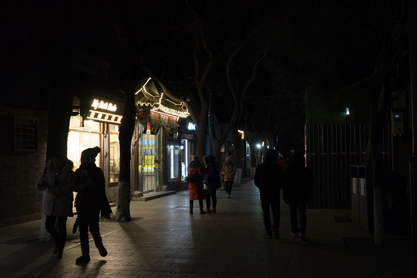
#> input picture Visión Artificial/Actividades/Actividad 1/Actividad1_Mejora_Imagen/data/raw/1033.png, 417 x 278 px, shrunk from 1080 x 720 before the run
$ python 07_averaging_noise.py
#> lines starting #> are read from the running program, lines starting #| are printed output that depends on the picture
### Visión Artificial/Actividades/Actividad 1/Actividad1_Mejora_Imagen/src/utils.py
"""
utils.py — Funciones reutilizables para el laboratorio de mejora de imagen.

Centraliza:
  - Lectura/escritura de imágenes (con soporte para rutas con tildes en Windows)
  - Conversión a escala de grises
  - Transformaciones de intensidad (negativo, log, gamma, a trozos)
  - Igualación de histograma (implementación manual desde la fórmula)
  - Métricas de contraste y calidad
  - Helpers de visualización (histogramas)
  - Procesamiento en color (estrategia RGB canal por canal y estrategia HSV)

Las implementaciones priorizan claridad y fidelidad a las fórmulas del Tema 6
sobre eficiencia. Todas las transformaciones operan sobre arreglos numpy en
escala de grises, con valores en el rango [0, 255] y tipo uint8 a la salida.
"""

from pathlib import Path
import numpy as np
import cv2
import matplotlib.pyplot as plt


# =============================================================================
# RUTAS DEL PROYECTO
# =============================================================================

# Raíz del proyecto: dos niveles arriba de este archivo (src/utils.py)
PROJECT_ROOT = Path(__file__).resolve().parent.parent
DATA_RAW     = PROJECT_ROOT / "data" / "raw"
OUT_FIGS     = PROJECT_ROOT / "outputs" / "figures"
OUT_TABLES   = PROJECT_ROOT / "outputs" / "tables"

# Asegurar que los directorios de salida existan
OUT_FIGS.mkdir(parents=True, exist_ok=True)
OUT_TABLES.mkdir(parents=True, exist_ok=True)

# Las 4 imágenes seleccionadas del dataset Dark Face
IMAGENES           = ["1013.png", "1033.png", "1045.png", "1088.png"]
IMAGEN_PROTAGONISTA = "1033.png"
IMAGEN_COLOR        = "1088.png"   # única imagen trabajada en color


# =============================================================================
# E/S DE IMÁGENES  —  usa imdecode para soportar rutas con tildes en Windows
# =============================================================================

def _leer_imagen_bytes(ruta):
    """
    Lee una imagen desde disco usando numpy + imdecode.
    cv2.imread falla en Windows cuando la ruta contiene caracteres
    no-ASCII (tildes, ñ, etc.). np.fromfile + cv2.imdecode no tienen
    ese problema porque leen los bytes directamente sin pasar la ruta
    al sistema de archivos de OpenCV.
    """
    ruta = Path(ruta)
    if not ruta.exists():
        raise FileNotFoundError(f"No se encontró la imagen en: {ruta}")
    buffer = np.fromfile(str(ruta), dtype=np.uint8)
    img = cv2.imdecode(buffer, cv2.IMREAD_COLOR)
#> img is the input picture: shape (278, 417, 3); mean B, G, R 20.4, 23.4, 25.9
    if img is None:
        raise IOError(f"No se pudo decodificar la imagen: {ruta}")
    return img


def cargar_imagen(nombre, escala_grises=True):
    """
    Carga una imagen del directorio data/raw/.

    Parámetros
    ----------
    nombre : str
        Nombre del archivo (ej. "1033.png").
    escala_grises : bool
        Si True, devuelve un arreglo 2D en escala de grises (H, W) uint8.
        Si False, devuelve un arreglo 3D RGB (H, W, 3) uint8.

    Devuelve
    --------
    np.ndarray uint8
    """
    ruta = DATA_RAW / nombre
    img_bgr = _leer_imagen_bytes(ruta)
    if escala_grises:
        return cv2.cvtColor(img_bgr, cv2.COLOR_BGR2GRAY)
    return cv2.cvtColor(img_bgr, cv2.COLOR_BGR2RGB)


# [8 lines left out: function cargar_imagen_color, not called in this run]


def guardar_figura(fig, nombre, dpi=150):
    """Guarda una figura matplotlib en outputs/figures/."""
    ruta = OUT_FIGS / nombre
    fig.savefig(ruta, dpi=dpi, bbox_inches="tight")
    print(f"  ✓ Figura guardada: {ruta.name}")
    return ruta


# =============================================================================
# TRANSFORMACIONES DE INTENSIDAD (FAMILIA 1)
# =============================================================================

# [19 lines left out: functions transf_negativo, transf_logaritmica, not called in this run]


def transf_gamma(A, gamma):
    """
    Ley de potencia / corrección gamma: B = 255 * (A/255)^gamma.
    Se normaliza al rango [0,1] antes de elevar para mantener
    el resultado acotado independientemente del valor de gamma.

    Comportamiento:
        gamma < 1  -> aclara (expande tonos bajos)
        gamma = 1  -> identidad
        gamma > 1  -> oscurece (comprime tonos bajos)
    """
#> called with gamma = 0.5
    A_norm = A.astype(np.float64) / 255.0
    B = 255.0 * np.power(A_norm, gamma)
    return np.clip(B, 0, 255).astype(np.uint8)


# [53 lines left out: functions transf_a_trozos, igualacion_histograma, not called in this run]


# =============================================================================
# MÉTRICAS DE CONTRASTE Y CALIDAD
# =============================================================================

def metrica_media(A):
    """Media aritmética de intensidades. Indica brillo promedio."""
    return float(np.mean(A))


# [129 lines left out: functions metrica_std, metrica_rango_dinamico_efectivo, metrica_contraste_michelson, metrica_entropia_shannon, calcular_metricas, aplicar_a_canales_rgb and 2 more, not called in this run]


def plot_imagen(ax, A, titulo="", cmap="gray"):
    """
    Dibuja una imagen sobre un eje matplotlib.
    Para imágenes en color pasar cmap=None.
    vmin/vmax fijos en [0,255] para comparaciones consistentes entre paneles.
    """
    if cmap is None:
        ax.imshow(A)
    else:
        ax.imshow(A, cmap=cmap, vmin=0, vmax=255)
    ax.set_title(titulo, fontsize=10)
    ax.axis("off")


# =============================================================================
# TEST DE INTEGRIDAD
# =============================================================================

# [43 lines that do not run on import are left out]

### Visión Artificial/Actividades/Actividad 1/Actividad1_Mejora_Imagen/src/07_averaging_noise.py
"""
07_averaging_noise.py — Reducción de ruido por promediado de capturas
(Familia 3, parte B).

Demuestra experimentalmente la propiedad:
    sigma_C^2 = sigma^2 / M

donde sigma^2 es la varianza del ruido en una sola captura y M es el
número de capturas promediadas.

Como el dataset Dark Face no provee múltiples capturas de la misma
escena, se simula el proceso:
    1. Se toma la imagen mejorada con gamma 0.5 (imagen base limpia)
    2. Se generan M versiones ruidosas añadiendo ruido gaussiano
       sintético con desviación estándar sigma_ruido
    3. Se promedia un subconjunto creciente de capturas
    4. Se mide la desviación estándar del ruido residual y se compara
       contra el valor teórico sigma / sqrt(M)

Este experimento cierra el laboratorio demostrando que incluso técnicas
simples (promediado aritmético) tienen fundamento estadístico riguroso
y son capaces de mejorar la calidad de imagen cuando se dispone de
múltiples capturas.
"""

import sys
from pathlib import Path
import numpy as np
import pandas as pd
import matplotlib.pyplot as plt

sys.path.insert(0, str(Path(__file__).resolve().parent))

from utils import (
    IMAGEN_PROTAGONISTA,
    OUT_TABLES,
    cargar_imagen,
    plot_imagen,
    guardar_figura,
    transf_gamma,
)

# Parámetros del experimento
SIGMA_RUIDO  = 25.0        # desviación estándar del ruido gaussiano añadido
VALORES_M    = [1, 2, 4, 8, 16, 32, 64]  # número de capturas a promediar
SEMILLA      = 42          # semilla para reproducibilidad


def agregar_ruido_gaussiano(img_limpia, sigma, rng):
    """
    Añade ruido gaussiano a una imagen.

    Parámetros
    ----------
    img_limpia : np.ndarray (H, W) uint8
        Imagen sin ruido.
    sigma : float
        Desviación estándar del ruido gaussiano en niveles de intensidad.
    rng : np.random.Generator
        Generador de números aleatorios (para reproducibilidad).

    Devuelve
    --------
    np.ndarray (H, W) uint8
        Imagen con ruido añadido, clippeada a [0, 255].
    """
    ruido = rng.normal(loc=0.0, scale=sigma,
                       size=img_limpia.shape)
    img_ruidosa = img_limpia.astype(np.float32) + ruido
    return np.clip(img_ruidosa, 0, 255).astype(np.uint8)


def medir_sigma_ruido(img_base, img_promediada):
    """
    Estima la desviación estándar del ruido residual comparando la
    imagen promediada con la imagen base limpia.

    sigma_residual = std(img_promediada - img_base)

    Esta es la medición experimental de cuánto ruido queda tras
    promediar M capturas.
    """
    diff = img_promediada.astype(np.float32) - img_base.astype(np.float32)
    return float(np.std(diff))


def promediar_capturas(img_base, M, sigma, rng):
    """
    Genera M capturas ruidosas de img_base y las promedia.

    El promedio se hace en float32 para evitar errores de redondeo
    acumulados al sumar muchas imágenes uint8.

    Devuelve la imagen promediada como uint8.
    """
    acumulador = np.zeros(img_base.shape, dtype=np.float32)
    for _ in range(M):
        captura = agregar_ruido_gaussiano(img_base, sigma, rng)
        acumulador += captura.astype(np.float32)
    promedio = acumulador / M
    return np.clip(promedio, 0, 255).astype(np.uint8)


def main():
    print("=" * 70)
    print("Script 07 — Promediado para reducción de ruido (simulado)")
    print(f"Imagen base: gamma 0.5 sobre {IMAGEN_PROTAGONISTA}")
    print(f"Sigma ruido añadido: {SIGMA_RUIDO}")
    print(f"Valores de M: {VALORES_M}")
    print("=" * 70)

    # Imagen base limpia: 1033 mejorada con gamma 0.5
    img_orig = cargar_imagen(IMAGEN_PROTAGONISTA, escala_grises=True)
    img_base = transf_gamma(img_orig, 0.5)

    rng = np.random.default_rng(seed=SEMILLA)

    # -----------------------------------------------------------------
    # Experimento: promediar M capturas y medir sigma residual
    # -----------------------------------------------------------------
    filas = []

    print(f"\n{'M':>5}  {'σ teórico':>12}  {'σ medido':>12}  "
          f"{'error %':>10}")
    print("-" * 45)

    for M in VALORES_M:
        sigma_teorico = SIGMA_RUIDO / np.sqrt(M)
        img_prom      = promediar_capturas(img_base, M, SIGMA_RUIDO, rng)
        sigma_medido  = medir_sigma_ruido(img_base, img_prom)
        error_pct     = abs(sigma_medido - sigma_teorico) / sigma_teorico * 100

        filas.append({
            "M":             M,
            "sigma_teorico": round(sigma_teorico, 3),
            "sigma_medido":  round(sigma_medido, 3),
            "error_%":       round(error_pct, 2),
            "reduccion_x":   round(SIGMA_RUIDO / sigma_medido, 2),
        })

        print(f"  {M:>3}  {sigma_teorico:>12.3f}  "
              f"{sigma_medido:>12.3f}  {error_pct:>10.2f}%")
#> this loop made 7 passes
#> (sigma_medido, error_pct) on passes 1 to 7: (23.55, 5.8), (16.59, 6.16), (11.79, 5.68), (8.41, 4.9), (6.05, 3.14), (4.41, 0.252), (3.28, 5.02)
#|     1        25.000        23.551        5.80%
#|     2        17.678        16.589        6.16%
#|     4        12.500        11.790        5.68%
#|     8         8.839         8.406        4.90%
#|    16         6.250         6.053        3.14%
#|    32         4.419         4.408        0.25%
#|    64         3.125         3.282        5.02%
#> pass 1, in main, `img_prom      = promediar_capturas(img_base, M, SIGMA_RUIDO, rng)`:
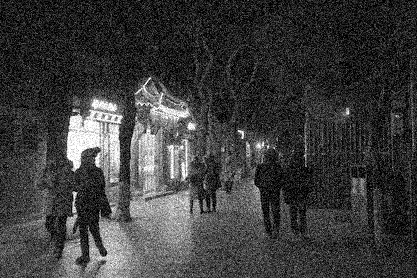
#> img_prom: shape (278, 417); min 0, max 255, mean 61
#> pass 1, in medir_sigma_ruido, `diff = img_promediada.astype(np.float32) - img_base.astype(np.float32)`:
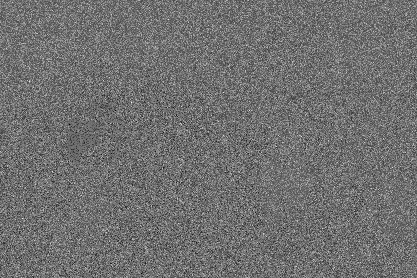
#> diff: shape (278, 417) float32; min -98, max 125, mean 0.2; drawn with min black and max white
#> after the loop, filas = 7 items

    df = pd.DataFrame(filas)
#> df = table of 7 rows and 5 columns

    # -----------------------------------------------------------------
    # Figura 1: galería de imágenes promediadas
    # -----------------------------------------------------------------
    M_mostrar = [1, 4, 16, 64]
    rng2      = np.random.default_rng(seed=SEMILLA)   # misma semilla

    fig1, axes1 = plt.subplots(2, len(M_mostrar),
                               figsize=(5 * len(M_mostrar), 10))
    fig1.suptitle(
        f"Reducción de ruido por promediado — base: gamma 0.5 sobre "
        f"{IMAGEN_PROTAGONISTA}\n"
        r"$\sigma_C = \sigma / \sqrt{M}$"
        f"  con σ={SIGMA_RUIDO}",
        fontsize=12, fontweight="bold", y=0.999,
    )

    for j, M in enumerate(M_mostrar):
        img_prom = promediar_capturas(img_base, M, SIGMA_RUIDO,
                                      np.random.default_rng(seed=SEMILLA+j))
        sigma_t  = SIGMA_RUIDO / np.sqrt(M)
        sigma_m  = medir_sigma_ruido(img_base, img_prom)

        # Fila superior: imagen promediada
        plot_imagen(axes1[0, j], img_prom,
                    titulo=f"M = {M} captura{'s' if M > 1 else ''}")
        axes1[0, j].set_xlabel(
            f"σ teórico={sigma_t:.2f}  σ medido={sigma_m:.2f}",
            fontsize=9,
        )

        # Fila inferior: imagen de diferencia (ruido residual)
        diff = np.abs(
            img_prom.astype(np.int16) - img_base.astype(np.int16)
        ).clip(0, 255).astype(np.uint8)
        # Amplificar para visibilidad
        max_d = diff.max()
        if max_d > 0:
            diff_amp = (diff.astype(np.float32) / max_d * 255).astype(np.uint8)
        else:
            diff_amp = diff

        plot_imagen(axes1[1, j], diff_amp,
                    titulo=f"Ruido residual (M={M})", cmap="hot")
        axes1[1, j].set_xlabel(
            f"std_residual={sigma_m:.2f}  "
            f"reducción: {SIGMA_RUIDO/max(sigma_m,0.01):.1f}×",
            fontsize=9,
        )
#> this loop made 4 passes
#> (sigma_m, max_d) on passes 1 to 4: (23.55, 125), (11.8, 53), (6.02, 28), (3.28, 15)
#> pass 1, in main, `diff = np.abs( img_prom.astype(np.int16) - img_base.astype(np.int16) )..`:
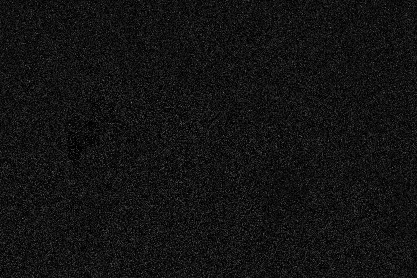
#> diff: shape (278, 417); min 0, max 125, mean 19
#> pass 1, in main, `diff_amp = (diff.astype(np.float32) / max_d * 255).astype(np.uint8)`:
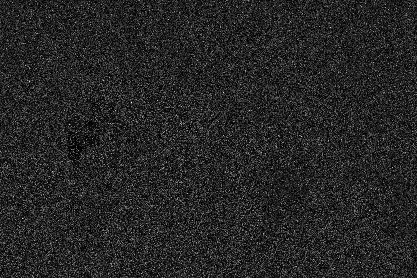
#> diff_amp: shape (278, 417); min 0, max 255, mean 38.3
#> pass 2, in agregar_ruido_gaussiano (call 130), `img_ruidosa = img_limpia.astype(np.float32) + ruido`:
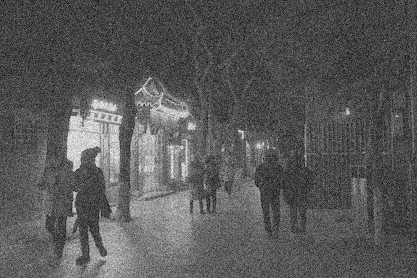
#> img_ruidosa: shape (278, 417) float64; min -79.44, max 322.2, mean 60.7; drawn with min black and max white

    plt.tight_layout(rect=[0, 0, 1, 0.97])
    guardar_figura(fig1, "fig07_averaging.png", dpi=130)
#> in guardar_figura, `fig.savefig(ruta, dpi=dpi, bbox_inches="tight")`:
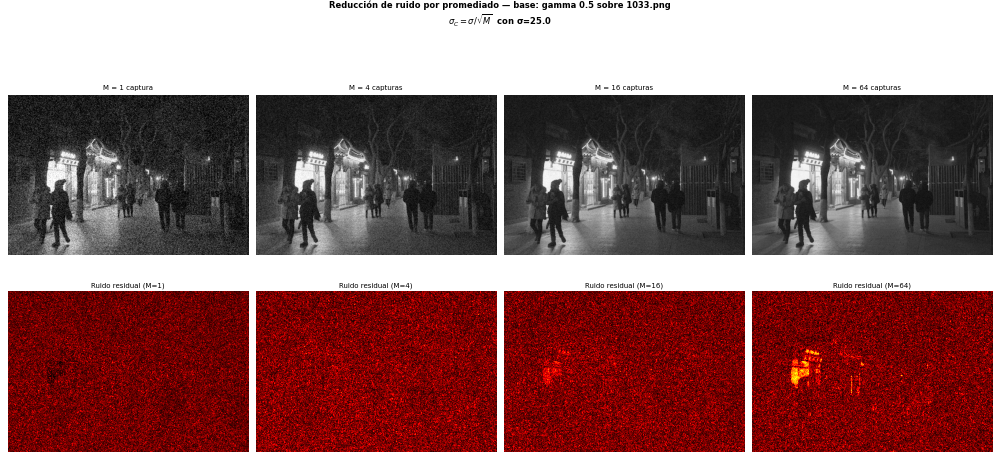
#> figure drawn by matplotlib, 8 panels
    plt.close(fig1)

    # -----------------------------------------------------------------
    # Figura 2: verificación experimental de sigma/sqrt(M)
    # -----------------------------------------------------------------
    fig2, axes2 = plt.subplots(1, 2, figsize=(14, 5))
    fig2.suptitle(
        r"Verificación experimental de $\sigma_C = \sigma / \sqrt{M}$",
        fontsize=12, fontweight="bold",
    )

    M_vals       = df["M"].values
#> M_vals = [1, 2, 4, 8, 16, 32, 64]
    sigma_teo    = df["sigma_teorico"].values
#> sigma_teo = [25, 17.68, 12.5, 8.84, 6.25, 4.42, 3.12]
    sigma_med    = df["sigma_medido"].values
#> sigma_med = [23.55, 16.59, 11.79, 8.41, 6.05, 4.41, 3.28]

    # Panel izquierdo: sigma teórico vs medido
    axes2[0].plot(M_vals, sigma_teo, "o--",
                  color="steelblue", linewidth=2,
                  markersize=7, label=r"$\sigma/\sqrt{M}$ (teórico)")
    axes2[0].plot(M_vals, sigma_med, "s-",
                  color="crimson",   linewidth=2,
                  markersize=7, label="σ medido (experimental)")
    axes2[0].axhline(SIGMA_RUIDO, color="gray", linestyle=":",
                     linewidth=1.5, label=f"σ original = {SIGMA_RUIDO}")
    axes2[0].set_xlabel("Número de capturas M")
    axes2[0].set_ylabel("Desviación estándar del ruido")
    axes2[0].set_title("σ teórico vs σ medido")
    axes2[0].legend(fontsize=9)
    axes2[0].grid(alpha=0.3)
    axes2[0].set_xscale("log")

    # Panel derecho: escala logarítmica para ambos ejes
    axes2[1].loglog(M_vals, sigma_teo, "o--",
                    color="steelblue", linewidth=2,
                    markersize=7, label=r"$\sigma/\sqrt{M}$ (teórico)")
    axes2[1].loglog(M_vals, sigma_med, "s-",
                    color="crimson",   linewidth=2,
                    markersize=7, label="σ medido (experimental)")

    # Línea de referencia con pendiente -0.5 (la ley de potencia)
    M_ref   = np.array([1, 64], dtype=float)
    sig_ref = SIGMA_RUIDO * M_ref**(-0.5)
    axes2[1].loglog(M_ref, sig_ref, "k--", linewidth=1,
                    alpha=0.5, label="Pendiente −0.5 (referencia)")

    axes2[1].set_xlabel("Número de capturas M (escala log)")
    axes2[1].set_ylabel("σ ruido (escala log)")
    axes2[1].set_title("Escala log-log — verifica la ley de potencia")
    axes2[1].legend(fontsize=9)
    axes2[1].grid(alpha=0.3, which="both")

    plt.tight_layout()
    guardar_figura(fig2, "fig07b_sigma_verificacion.png", dpi=130)
#> call 2 of guardar_figura, with nombre = 'fig07b_sigma_verificacion.png', dpi = 130
#> in guardar_figura (call 2), `fig.savefig(ruta, dpi=dpi, bbox_inches="tight")`:
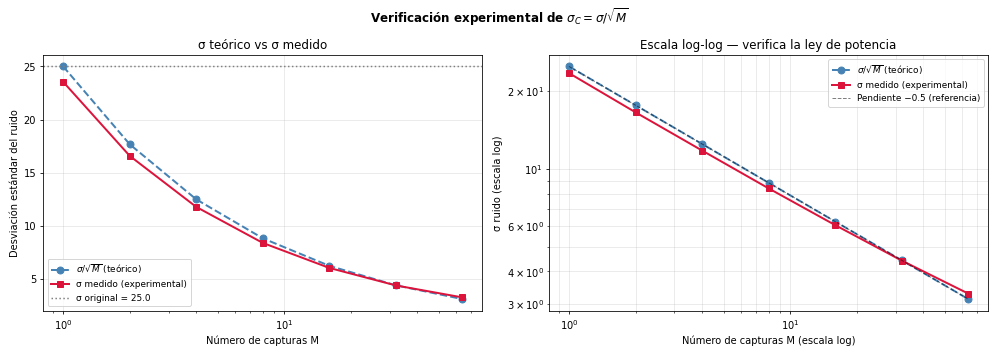
#> figure drawn by matplotlib, 2 panels
    plt.close(fig2)

    # -----------------------------------------------------------------
    # Tabla CSV
    # -----------------------------------------------------------------
    ruta_csv = OUT_TABLES / "tabla07_averaging.csv"
    df.to_csv(ruta_csv, index=False, encoding="utf-8")
    print(f"\n  ✓ Tabla guardada: {ruta_csv.name}")

    # -----------------------------------------------------------------
    # Interpretación
    # -----------------------------------------------------------------
    print("\nTabla de verificación:")
    print(df.to_string(index=False))
#|  M  sigma_teorico  sigma_medido  error_%  reduccion_x
#|  1         25.000        23.551     5.80         1.06
#|  2         17.678        16.589     6.16         1.51
#|  4         12.500        11.790     5.68         2.12
#|  8          8.839         8.406     4.90         2.97
#| 16          6.250         6.053     3.14         4.13
#| 32          4.419         4.408     0.25         5.67
#| 64          3.125         3.282     5.02         7.62

    print("\n" + "-" * 70)
    print("Interpretación:")
    print("-" * 70)

    # Verificar cuán bien se cumple la ley teórica
    error_max  = df["error_%"].max()
#> error_max = 6.16
    error_mean = df["error_%"].mean()
#> error_mean = 4.42
    M_64       = df[df["M"] == 64].iloc[0]

    print(f"  Error máximo entre σ teórico y medido: {error_max:.2f}%")
#|   Error máximo entre σ teórico y medido: 6.16%
    print(f"  Error medio: {error_mean:.2f}%")
#|   Error medio: 4.42%
    print(f"  Con M=64: σ medido={M_64['sigma_medido']:.3f} "
          f"vs σ teórico={M_64['sigma_teorico']:.3f} "
          f"→ reducción {M_64['reduccion_x']:.1f}×")
#|   Con M=64: σ medido=3.282 vs σ teórico=3.125 → reducción 7.6×
    print()
    print("  Limitación experimental:")
    print("  El dataset Dark Face provee una sola captura por escena.")
    print("  Este experimento simula múltiples capturas añadiendo ruido")
    print("  gaussiano sintético. En un escenario real, el promediado")
    print("  requeriría M exposiciones físicas de la misma escena.")
    print("  Datasets como SIDD (Smartphone Image Denoising Dataset)")
    print("  proveen capturas reales múltiples y permitirían validar")
    print("  esta propiedad sin simulación.")
    print()


if __name__ == "__main__":
    main()
